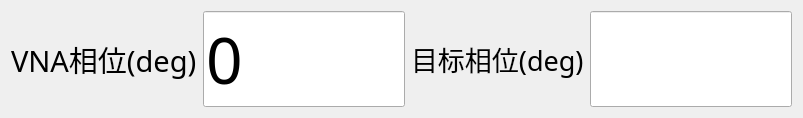
<?xml version="1.0" encoding="UTF-8"?>
<ui version="4.0">
 <class>Dialog</class>
 <widget class="QDialog" name="Dialog">
  <property name="geometry">
   <rect>
    <x>0</x>
    <y>0</y>
    <width>803</width>
    <height>107</height>
   </rect>
  </property>
  <property name="windowTitle">
   <string>相位显示</string>
  </property>
  <layout class="QHBoxLayout" name="horizontalLayout">
   <item>
    <widget class="QLabel" name="label_13">
     <property name="sizePolicy">
      <sizepolicy hsizetype="Fixed" vsizetype="Preferred">
       <horstretch>0</horstretch>
       <verstretch>0</verstretch>
      </sizepolicy>
     </property>
     <property name="font">
      <font>
       <family>黑体</family>
       <pointsize>22</pointsize>
       <weight>50</weight>
       <bold>false</bold>
      </font>
     </property>
     <property name="text">
      <string>VNA相位(deg)</string>
     </property>
    </widget>
   </item>
   <item>
    <widget class="QLineEdit" name="lineEdit_vnc_phase_view">
     <property name="sizePolicy">
      <sizepolicy hsizetype="Preferred" vsizetype="Fixed">
       <horstretch>0</horstretch>
       <verstretch>0</verstretch>
      </sizepolicy>
     </property>
     <property name="font">
      <font>
       <family>黑体</family>
       <pointsize>48</pointsize>
       <weight>50</weight>
       <bold>false</bold>
      </font>
     </property>
     <property name="text">
      <string>0</string>
     </property>
     <property name="readOnly">
      <bool>true</bool>
     </property>
     <property name="clearButtonEnabled">
      <bool>false</bool>
     </property>
    </widget>
   </item>
   <item>
    <widget class="QLabel" name="label_19">
     <property name="sizePolicy">
      <sizepolicy hsizetype="Fixed" vsizetype="Preferred">
       <horstretch>0</horstretch>
       <verstretch>0</verstretch>
      </sizepolicy>
     </property>
     <property name="font">
      <font>
       <family>黑体</family>
       <pointsize>20</pointsize>
       <weight>50</weight>
       <bold>false</bold>
      </font>
     </property>
     <property name="text">
      <string>目标相位(deg)</string>
     </property>
    </widget>
   </item>
   <item>
    <widget class="QLineEdit" name="lineEdit_targetphase_average_view">
     <property name="sizePolicy">
      <sizepolicy hsizetype="Preferred" vsizetype="Fixed">
       <horstretch>0</horstretch>
       <verstretch>0</verstretch>
      </sizepolicy>
     </property>
     <property name="font">
      <font>
       <family>黑体</family>
       <pointsize>48</pointsize>
       <weight>50</weight>
       <bold>false</bold>
      </font>
     </property>
     <property name="readOnly">
      <bool>true</bool>
     </property>
    </widget>
   </item>
  </layout>
 </widget>
 <resources/>
 <connections/>
</ui>
